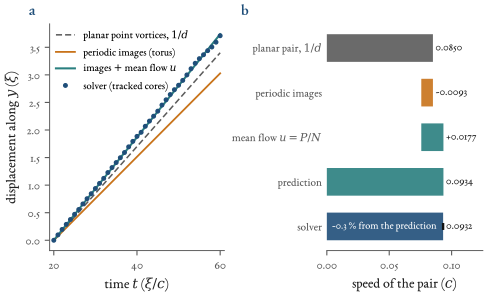

Python code for this plot:
"""Chapter 1, 'speed budget': where does the translation speed of a vortex-antivortex pair in a periodic box come from?
The pair of ch01_triptych.py (separation about 12 xi, box 64 xi) is tracked for 60 time units with qf_pgpe (rusty-SUNDIALS, Rust PGPE engine).
Prediction: planar point vortices move at 1/d (hbar = m = 1, circulation 2 pi); on a torus the Weiss-McWilliams sum of the periodic images (the
programme's transport_estimators.pv_velocity) lowers it; and the fluid as a whole moves with the mean velocity u = P/(n L^2) set by the
pair's momentum, which the point-vortex formula does not contain.  The integer windings of the phase around the two non-contractible cycles
of the torus (QuantumFluids.VortexWinding.loop_sum_eq_mul) show that such a mean flow cannot be zero: this is checked on the field itself.
Run:  PYTHONPATH=/mnt/data/xdev-cache/qf_ext  flock /mnt/data/xdev-cache/tmp/qf_heavy.lock nice .venv/bin/python book/figures/ch01_budget.py
Writes ch01_budget.{pdf,png} and the section "budget" of ch01_numbers.json."""
import sys, json, time
from pathlib import Path
sys.path.insert(0, str(Path(__file__).resolve().parents[1])); sys.path.insert(0, str(Path(__file__).resolve().parent))
from figstyle import *
from ch01_common import *
from transport_estimators import pv_velocity, unwrap
from scipy import stats

plt.rcParams["axes.unicode_minus"] = False
T_TRACK, T_FIT0 = 60, 20
REDRAW = "--redraw" in sys.argv          # redraw the figure from ch01_numbers.json without running the solver
t_start = time.time()
if not REDRAW:
    s = engine()
    c = s.imprint_v2(s.uniform(), IMPRINT, CHARGE)
    P0 = s.momentum(c); Nrm = s.norm(c); E0 = s.energy(c)
    u_vec = np.array(P0) / Nrm                                      # mean (mass-weighted) velocity of the whole fluid
    pdet, qdet = s.detect(c)
    last = pdet[[int(np.nonzero(qdet == qq)[0][0]) for qq in CHARGE]]
    R = [last.copy()]; T = [0.0]
    snap10 = None
    for k in range(T_TRACK):
        c = s.run(c, 1.0); dp, dq = s.detect(c)
        cur = []
        for i, qq in enumerate(CHARGE):
            cand = np.nonzero(dq == qq)[0]
            dd = dp[cand] - last[i]; dd -= L * np.round(dd / L)
            cur.append(dp[cand[int(np.argmin(np.hypot(dd[:, 0], dd[:, 1])))]])
        last = np.array(cur); R.append(last.copy()); T.append(k + 1.0)
        if k + 1 == 10: snap10 = (np.array(c), last.copy())
    seconds = time.time() - t_start
    P1 = s.momentum(c); E1 = s.energy(c); N1 = s.norm(c)
    R = np.array(R); T = np.array(T); U = unwrap(R, L)
    cen = 0.5 * (U[:, 0] + U[:, 1]); sep_vec = U[:, 0] - U[:, 1]; sep = np.hypot(sep_vec[:, 0], sep_vec[:, 1])
    vpv_all = np.array([0.5 * (pv_velocity(np.mod(U[k], L), CHARGE, L)[0] + pv_velocity(np.mod(U[k], L), CHARGE, L)[1]) for k in range(len(T))])

    def fit(t0):
        m = T >= t0
        ry = stats.linregress(T[m], cen[m, 1]); rx = stats.linregress(T[m], cen[m, 0])
        vpv = vpv_all[m].mean(0); d = sep[m].mean()
        return dict(t0=t0, v_meas_y=ry.slope, v_meas_y_stderr=ry.stderr, v_meas_x=rx.slope, d_mean=float(d), d_std=float(sep[m].std()), v_planar=1.0 / d,
                    v_pv_torus_y=float(vpv[1]), v_pv_torus_x=float(vpv[0]))
    fits = {str(t0): fit(t0) for t0 in (10, 20, 30)}
    F = fits[str(T_FIT0)]
    u_y = float(u_vec[1])
    pred = F["v_pv_torus_y"] + u_y
    # ---- the integer windings of the two non-contractible cycles, on the field at t = 10, exact line integrals of the band-limited field
    c10, last10 = snap10
    fd10 = fourier_data(c10)
    xs_v = sorted(float(x) for x in last10[:, 0])
    cycles = {}
    for x0 in (10.0, 32.0, 54.0):
        cycles[f"vertical x={x0:g}"] = line_integral(fd10, (x0, 0.0), (x0, L), pieces=24) / (2 * np.pi)
    for y0 in (10.0, 54.0):
        cycles[f"horizontal y={y0:g}"] = line_integral(fd10, (0.0, y0), (L, y0), pieces=24) / (2 * np.pi)
    dx_sep = float(abs(last10[0, 0] - last10[1, 0]))
    n_in = cycles["vertical x=32"]; n_out = 0.5 * (cycles["vertical x=10"] + cycles["vertical x=54"])
    u_wind = 2 * np.pi / L ** 2 * (n_in * dx_sep + n_out * (L - dx_sep))
    out = dict(N=N, L=L, t_track=T_TRACK, fit_from=T_FIT0, fits=fits,
               u_mean_flow_P_over_N=u_y, u_vec=u_vec.tolist(), P_t0=list(P0), P_t60=list(P1), momentum_y_rel_drift=float(abs(P1[1] - P0[1]) / abs(P0[1])),
               u_incompressible_2pi_d_over_L2=float(2 * np.pi * F["d_mean"] / L ** 2),
               v_pred_torus_plus_u=float(pred), v_pred_minus_planar=float(pred - F["v_planar"]), images_correction=float(F["v_pv_torus_y"] - F["v_planar"]),
               rel_dev_meas_vs_pred=float(F["v_meas_y"] / pred - 1), rel_dev_meas_vs_pred_t10=float(fits["10"]["v_meas_y"] / (fits["10"]["v_pv_torus_y"] + u_y) - 1),
               rel_dev_meas_vs_pred_t30=float(fits["30"]["v_meas_y"] / (fits["30"]["v_pv_torus_y"] + u_y) - 1),
               ratio_box_frame_meas_over_torus_pv=float(F["v_meas_y"] / F["v_pv_torus_y"]), ratio_fluid_frame=float((F["v_meas_y"] - u_y) / F["v_pv_torus_y"]),
               cycle_windings_t10=cycles, x_separation_t10=dx_sep, u_from_windings=float(u_wind), u_P_over_u_windings=float(u_y / u_wind),
               separation_vs_t={str(int(t)): float(d) for t, d in zip(T, sep) if int(t) % 5 == 0},
               energy_rel_drift_60=float(abs(E1 - E0) / E0), norm_rel_drift_60=float(abs(N1 - Nrm) / Nrm), detected_pos_t10=last10.tolist(),
               track_t=T.tolist(), track_center_x=cen[:, 0].tolist(), track_center_y=cen[:, 1].tolist(),
           seconds=seconds, machine=machine_note())
    update_numbers("budget", out)
    print(json.dumps(out, indent=1))

else:
    out = json.load(open(Path(__file__).with_name("ch01_numbers.json")))["budget"]
    T = np.array(out["track_t"]); cen = np.column_stack([out["track_center_x"], out["track_center_y"]])
    fits = out["fits"]; F = fits[str(T_FIT0)]; u_y = out["u_mean_flow_P_over_N"]; pred = out["v_pred_torus_plus_u"]

# ---------------------------------------------------------------- figure
fig = plt.figure(figsize=(TEXTW, 2.95))
gs = fig.add_gridspec(1, 2, width_ratios=[1.12, 1.0], wspace=0.62)
ax = fig.add_subplot(gs[0]); bx = fig.add_subplot(gs[1])
m = T >= T_FIT0
t = T[m]; yc = cen[m, 1] - cen[m, 1][0]
ax.plot(t, F["v_planar"] * (t - t[0]), color=GREY, lw=1.1, ls=(0, (4, 2)), label=r"planar point vortices, $1/d$")
ax.plot(t, F["v_pv_torus_y"] * (t - t[0]), color=ORANGE, lw=1.3, label="periodic images (torus)")
ax.plot(t, pred * (t - t[0]), color=TEAL, lw=1.5, label=r"images $+$ mean flow $u$")
ax.plot(t, yc, "o", color=BLUE, ms=2.6, label="solver (tracked cores)")
ax.set_xlabel(r"time $t$ ($\xi/c$)"); ax.set_ylabel(r"displacement along $y$ ($\xi$)")
ax.set_xlim(T_FIT0 - 1, T_TRACK + 1)
ax.legend(loc="upper left", fontsize=7.6, handlelength=1.8, borderaxespad=0.2)
panel(ax, "a")
# waterfall of the speed
vals = [F["v_planar"], F["v_pv_torus_y"] - F["v_planar"], u_y, pred, F["v_meas_y"]]
labs = [r"planar pair, $1/d$", "periodic images", r"mean flow $u=P/N$", "prediction", "solver"]
left = [0, F["v_planar"], F["v_pv_torus_y"], 0, 0]
wid = [F["v_planar"], F["v_pv_torus_y"] - F["v_planar"], u_y, pred, F["v_meas_y"]]
cl = [GREY, ORANGE, TEAL, TEAL, BLUE]
yy = np.arange(len(vals))[::-1]
for yv, l0, w, cc in zip(yy, left, wid, cl):
    bx.barh(yv, w, left=l0, color=cc, height=0.62, alpha=0.9 if cc != TEAL or yv == yy[3] else 0.9, lw=0)
txt = [f"{F['v_planar']:.4f}", f"{F['v_pv_torus_y'] - F['v_planar']:+.4f}", f"{u_y:+.4f}", f"{pred:.4f}", f"{F['v_meas_y']:.4f}"]
spread = [fits[k]["v_meas_y"] for k in fits]                       # fits starting at t = 10, 20, 30
bx.errorbar(F["v_meas_y"], yy[4], xerr=[[F["v_meas_y"] - min(spread)], [max(spread) - F["v_meas_y"]]], color="#111111", lw=1.0, capsize=2.5, zorder=5)
for j, (yv, l0, w, tx) in enumerate(zip(yy, left, wid, txt)):
    x_end = max(l0, l0 + w) if j < 4 else max(spread)
    bx.text(x_end + 0.002, yv, tx, va="center", ha="left", fontsize=7.8, color="#222222")
bx.set_yticks(yy); bx.set_yticklabels(labs, fontsize=8)
bx.set_xlim(0, 0.125); bx.set_xlabel(r"speed of the pair ($c$)")
bx.spines["left"].set_visible(False); bx.tick_params(axis="y", length=0)
bx.text(0.004, yy[4], rf"{100 * out['rel_dev_meas_vs_pred']:+.1f} % from the prediction", fontsize=7.4, color="white", ha="left", va="center")
panel(bx, "b"); bx.texts[-1].set_position((-0.55, 1.04))
save(fig, "ch01_budget")
